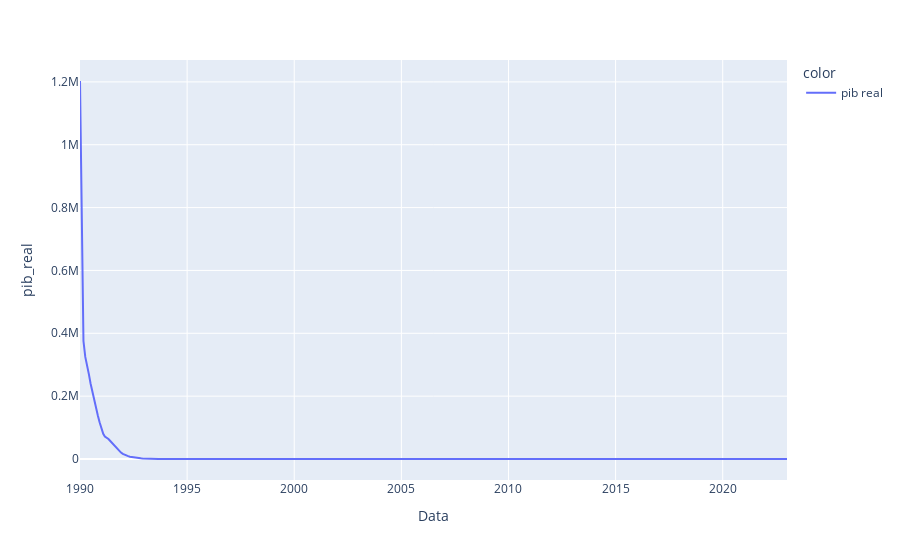

This figure's notebook cell:
### Code cell
fig =go.Figure()
fig = px.line(dff, y="pib_real", color=px.Constant("pib real"))
fig

### Figure 1 — Plotly figure (JSON) as saved in the notebook; plotly's stock layout.template omitted (floating-point values rounded to 4 significant figures; data arrays with more than 128 entries replaced by an {"elided": "..."} marker saying what was removed)
{"data": [{"hovertemplate": "color=pib real<br>Data=%{x}<br>pib_real=%{y}<extra></extra>", "legendgroup": "pib real", "line": {"color": "#636efa", "dash": "solid"}, "marker": {"symbol": "circle"}, "mode": "lines", "name": "pib real", "orientation": "v", "showlegend": true, "type": "scatter", "x": {"elided": "397 str values"}, "xaxis": "x", "y": {"elided": "397 float values"}, "yaxis": "y"}], "layout": {"legend": {"title": {"text": "color"}, "tracegroupgap": 0}, "margin": {"t": 60}, "xaxis": {"anchor": "y", "domain": [0, 1], "title": {"text": "Data"}}, "yaxis": {"anchor": "x", "domain": [0, 1], "title": {"text": "pib_real"}}}}
